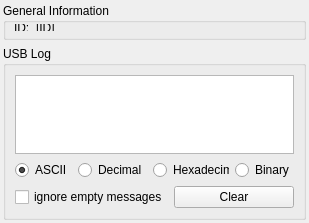
<?xml version="1.0" encoding="UTF-8"?>
<ui version="4.0">
 <class>DockWidgetHidApi</class>
 <widget class="QWidget" name="DockWidgetHidApi">
  <property name="geometry">
   <rect>
    <x>0</x>
    <y>0</y>
    <width>309</width>
    <height>223</height>
   </rect>
  </property>
  <property name="sizePolicy">
   <sizepolicy hsizetype="MinimumExpanding" vsizetype="MinimumExpanding">
    <horstretch>0</horstretch>
    <verstretch>0</verstretch>
   </sizepolicy>
  </property>
  <property name="minimumSize">
   <size>
    <width>194</width>
    <height>130</height>
   </size>
  </property>
  <property name="maximumSize">
   <size>
    <width>16777215</width>
    <height>16777215</height>
   </size>
  </property>
  <property name="windowTitle">
   <string>Form</string>
  </property>
  <layout class="QVBoxLayout" name="verticalLayout_5">
   <property name="leftMargin">
    <number>3</number>
   </property>
   <property name="topMargin">
    <number>3</number>
   </property>
   <property name="rightMargin">
    <number>3</number>
   </property>
   <property name="bottomMargin">
    <number>3</number>
   </property>
   <item>
    <widget class="QGroupBox" name="groupBox">
     <property name="sizePolicy">
      <sizepolicy hsizetype="Preferred" vsizetype="MinimumExpanding">
       <horstretch>0</horstretch>
       <verstretch>0</verstretch>
      </sizepolicy>
     </property>
     <property name="minimumSize">
      <size>
       <width>0</width>
       <height>0</height>
      </size>
     </property>
     <property name="maximumSize">
      <size>
       <width>16777215</width>
       <height>37</height>
      </size>
     </property>
     <property name="title">
      <string>General Information</string>
     </property>
     <layout class="QHBoxLayout" name="horizontalLayout">
      <property name="leftMargin">
       <number>8</number>
      </property>
      <property name="topMargin">
       <number>1</number>
      </property>
      <property name="rightMargin">
       <number>8</number>
      </property>
      <property name="bottomMargin">
       <number>6</number>
      </property>
      <item>
       <widget class="QLabel" name="label_2">
        <property name="text">
         <string>ID:</string>
        </property>
       </widget>
      </item>
      <item>
       <widget class="QLabel" name="lblID">
        <property name="sizePolicy">
         <sizepolicy hsizetype="MinimumExpanding" vsizetype="Preferred">
          <horstretch>0</horstretch>
          <verstretch>0</verstretch>
         </sizepolicy>
        </property>
        <property name="maximumSize">
         <size>
          <width>16777215</width>
          <height>16777215</height>
         </size>
        </property>
        <property name="text">
         <string>[ID]</string>
        </property>
       </widget>
      </item>
     </layout>
    </widget>
   </item>
   <item>
    <widget class="QGroupBox" name="groupBox_3">
     <property name="sizePolicy">
      <sizepolicy hsizetype="Preferred" vsizetype="Expanding">
       <horstretch>0</horstretch>
       <verstretch>0</verstretch>
      </sizepolicy>
     </property>
     <property name="minimumSize">
      <size>
       <width>0</width>
       <height>0</height>
      </size>
     </property>
     <property name="title">
      <string>USB Log</string>
     </property>
     <layout class="QVBoxLayout" name="verticalLayout">
      <item>
       <widget class="QTextEdit" name="textTransfer">
        <property name="enabled">
         <bool>true</bool>
        </property>
        <property name="minimumSize">
         <size>
          <width>0</width>
          <height>0</height>
         </size>
        </property>
        <property name="lineWrapMode">
         <enum>QTextEdit::NoWrap</enum>
        </property>
        <property name="readOnly">
         <bool>true</bool>
        </property>
       </widget>
      </item>
      <item>
       <layout class="QHBoxLayout" name="horizontalLayout_3">
        <item>
         <widget class="QRadioButton" name="RBAscii">
          <property name="sizePolicy">
           <sizepolicy hsizetype="MinimumExpanding" vsizetype="Fixed">
            <horstretch>0</horstretch>
            <verstretch>0</verstretch>
           </sizepolicy>
          </property>
          <property name="text">
           <string>ASCII</string>
          </property>
          <property name="checked">
           <bool>true</bool>
          </property>
         </widget>
        </item>
        <item>
         <widget class="QRadioButton" name="RBDez">
          <property name="sizePolicy">
           <sizepolicy hsizetype="MinimumExpanding" vsizetype="Fixed">
            <horstretch>0</horstretch>
            <verstretch>0</verstretch>
           </sizepolicy>
          </property>
          <property name="text">
           <string>Decimal</string>
          </property>
          <property name="checked">
           <bool>false</bool>
          </property>
         </widget>
        </item>
        <item>
         <widget class="QRadioButton" name="RBHex">
          <property name="sizePolicy">
           <sizepolicy hsizetype="MinimumExpanding" vsizetype="Fixed">
            <horstretch>0</horstretch>
            <verstretch>0</verstretch>
           </sizepolicy>
          </property>
          <property name="minimumSize">
           <size>
            <width>0</width>
            <height>0</height>
           </size>
          </property>
          <property name="text">
           <string>Hexadecimal</string>
          </property>
         </widget>
        </item>
        <item>
         <widget class="QRadioButton" name="RBBin">
          <property name="sizePolicy">
           <sizepolicy hsizetype="MinimumExpanding" vsizetype="Fixed">
            <horstretch>0</horstretch>
            <verstretch>0</verstretch>
           </sizepolicy>
          </property>
          <property name="text">
           <string>Binary</string>
          </property>
         </widget>
        </item>
       </layout>
      </item>
      <item>
       <layout class="QHBoxLayout" name="horizontalLayout_2">
        <item>
         <widget class="QCheckBox" name="CheckBox">
          <property name="text">
           <string>ignore empty messages</string>
          </property>
         </widget>
        </item>
        <item>
         <widget class="QPushButton" name="ClrButton">
          <property name="text">
           <string>Clear</string>
          </property>
         </widget>
        </item>
       </layout>
      </item>
     </layout>
    </widget>
   </item>
  </layout>
 </widget>
 <resources/>
 <connections/>
</ui>
